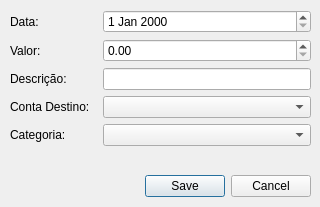
<?xml version="1.0" encoding="UTF-8"?>
<ui version="4.0">
 <class>ReceitaWidget</class>
 <widget class="QDialog" name="ReceitaWidget">
  <property name="geometry">
   <rect>
    <x>0</x>
    <y>0</y>
    <width>320</width>
    <height>207</height>
   </rect>
  </property>
  <property name="minimumSize">
   <size>
    <width>320</width>
    <height>178</height>
   </size>
  </property>
  <property name="windowTitle">
   <string>Dialog</string>
  </property>
  <widget class="QWidget" name="verticalLayoutWidget">
   <property name="geometry">
    <rect>
     <x>10</x>
     <y>10</y>
     <width>301</width>
     <height>161</height>
    </rect>
   </property>
   <layout class="QVBoxLayout" name="layPrincipal" stretch="0">
    <property name="spacing">
     <number>6</number>
    </property>
    <property name="sizeConstraint">
     <enum>QLayout::SizeConstraint::SetMaximumSize</enum>
    </property>
    <item>
     <layout class="QFormLayout" name="layFormulario">
      <property name="horizontalSpacing">
       <number>10</number>
      </property>
      <property name="verticalSpacing">
       <number>6</number>
      </property>
      <item row="0" column="0">
       <widget class="QLabel" name="lblData">
        <property name="text">
         <string>Data:</string>
        </property>
       </widget>
      </item>
      <item row="0" column="1">
       <widget class="QDateEdit" name="dateReceita"/>
      </item>
      <item row="1" column="0">
       <widget class="QLabel" name="lblValor">
        <property name="text">
         <string>Valor:</string>
        </property>
       </widget>
      </item>
      <item row="1" column="1">
       <widget class="QDoubleSpinBox" name="spnValor"/>
      </item>
      <item row="2" column="0">
       <widget class="QLabel" name="lblDescricao">
        <property name="text">
         <string>Descrição:</string>
        </property>
       </widget>
      </item>
      <item row="3" column="0">
       <widget class="QLabel" name="lblDestino">
        <property name="text">
         <string>Conta Destino: </string>
        </property>
       </widget>
      </item>
      <item row="4" column="0">
       <widget class="QLabel" name="lblCategoria">
        <property name="text">
         <string>Categoria: </string>
        </property>
       </widget>
      </item>
      <item row="2" column="1">
       <widget class="QLineEdit" name="edtDescricao"/>
      </item>
      <item row="3" column="1">
       <widget class="QComboBox" name="cmbDestino"/>
      </item>
      <item row="4" column="1">
       <widget class="QComboBox" name="cmbCategoria"/>
      </item>
     </layout>
    </item>
   </layout>
  </widget>
  <widget class="QDialogButtonBox" name="bbRenda">
   <property name="geometry">
    <rect>
     <x>10</x>
     <y>170</y>
     <width>301</width>
     <height>32</height>
    </rect>
   </property>
   <property name="orientation">
    <enum>Qt::Orientation::Horizontal</enum>
   </property>
   <property name="standardButtons">
    <set>QDialogButtonBox::StandardButton::Cancel|QDialogButtonBox::StandardButton::Save</set>
   </property>
  </widget>
 </widget>
 <resources/>
 <connections/>
</ui>
